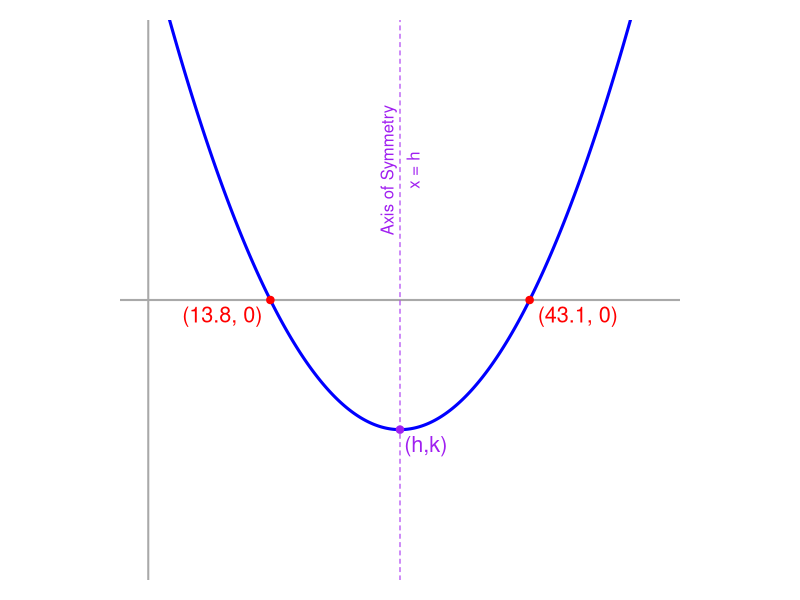

This chart was generated by the following R code:
## ---- chunk 1

while(T){
    roots = round(sort(runif(2,10,90)),1)
    wid = (roots[2]-roots[1])/2
    k = -abs(wid)
    h = mean(roots)
    r = roots[1]
    s = roots[2]
    if(abs(diff(roots))>10 && h-2*wid<0){break}
}


# # y = a*(x-h)^2+k
# # y = ax^2 - 2ahx + ah^2+k
# 
# # y = a(x-r)(x-s)
# # y = a(x^2-(r+s)x+rs)
# # y = ax^2 - a(r+s)x + ars
# 
# # ah^2+k = ars
# # a = -k/(h^2-rs)
# # a = k/(rs-h^2)

a = k/(r*s-h^2)

## ---- chunk 2
par(mar=c(1,1,1,1),pty="s")
plot(0,0,"n",xlim=c(h-2*wid,h+2*wid),ylim=c(-2*wid,2*wid),axes=F,ann=F)

abline(h=0,lwd=2,col="darkgrey")
abline(v=0,lwd=2,col="darkgrey")

x = seq(h-2*wid,h+2*wid,wid/100)
y = a*(x-h)^2+k

lines(x,y,col="blue",lwd=3)
points(roots,c(0,0),col="red",pch=19)
text(roots[1],0,paste0("(",sprintf("%0.1f",roots[1]),", 0)"),col="red",adj=c(1.1,1.4),cex=1.3)
text(roots[2],0,paste0("(",sprintf("%0.1f",roots[2]),", 0)"),col="red",adj=c(-0.1,1.4),cex=1.3)

abline(v=h,lty=2,col="purple")
text(h,wid,"Axis of Symmetry",srt=90,col="purple",adj=c(0.5,-0.5))
text(h,wid,"x = h",srt=90,col="purple",adj=c(0.5,1.5))

points(h,k,col="purple",pch=19)
text(h,k,"(h,k)",adj=c(-0.1,1.4),col="purple",cex=1.3)
